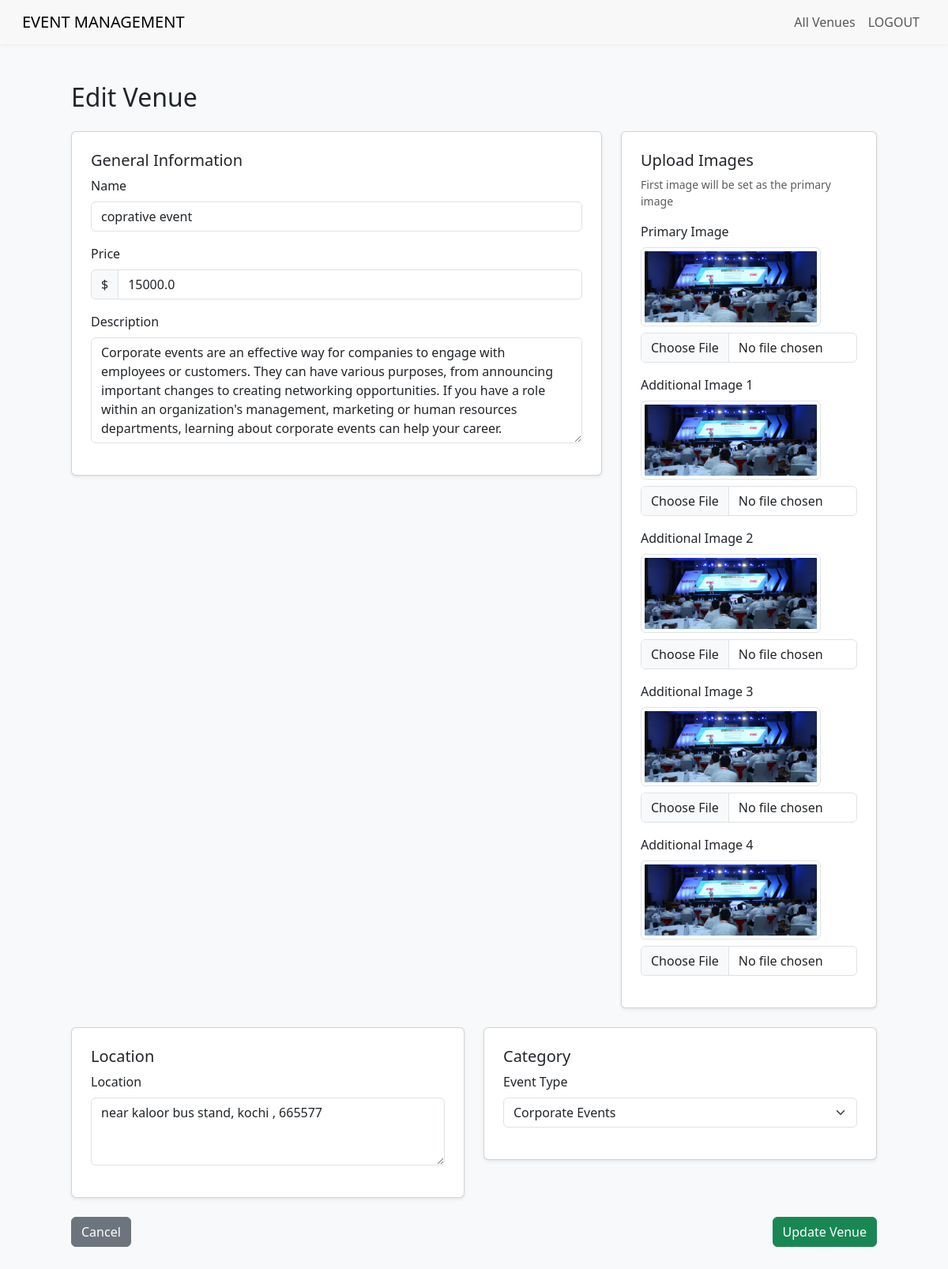
Screenshot of /admin_edit/2/ (signed in) with the database file from the repository.
### Aura/models.py (models this page shows, shortened)
class Product(models.Model):
    name= models.CharField(max_length=250)
    price= models.FloatField()
    image= models.ImageField(upload_to='product/')
    image1 = models.ImageField(upload_to='path/to/upload/', null=True, blank=True)
    image2 = models.ImageField(upload_to='path/to/upload/', null=True, blank=True)
    image3 = models.ImageField(upload_to='path/to/upload/', null=True, blank=True)
    image4 = models.ImageField(upload_to='path/to/upload/', null=True, blank=True)
    description= models.TextField()
    location=models.TextField()
    event= models.ForeignKey(event, on_delete=models.CASCADE,null=True)
    capacity=models.TextField()

class event(models.Model):
    name = models.CharField(max_length=250)

### Aura/views.py (the view, shortened to what this page needs)
# urls.py: path('admin_edit/<int:product_id>/', views.admin_edit, name='admin_edit'),
@login_required
def admin_edit(request, product_id):
    product = get_object_or_404(Product, id=product_id)
    events = event.objects.all()
    context = {
        'product': product,
        'events': events,
    }
    return render(request, 'admin_add.html', context)

### Aura/templates/admin_add.html (shortened to what this page needs)
{% load static %}
<!DOCTYPE html>
<html lang="en">
<head>
  <link href="https://cdn.jsdelivr.net/npm/bootstrap@5.3.2/dist/css/bootstrap.min.css" rel="stylesheet">
</head>
<body class="bg-light">
  <nav class="navbar navbar-expand-lg navbar-light">
    <div class="container-fluid">
      <a class="navbar-brand" href="{% url 'admin_page' %}">
        <span class="brand-text">EVENT MANAGEMENT</span>
      </a>
      <div class="collapse navbar-collapse" id="navbarNav">
        <ul class="navbar-nav ms-auto">
          <li class="nav-item">
            <a class="nav-link" href="{% url 'admin_page' %}">
               All Venues
            </a>
          </li>
            {% if user.is_authenticated %}
            <li class="nav-item">
                <a class="nav-link" href="{% url 'signout' %}">LOGOUT</a>
            </li>
            {% else %}
            <li class="nav-item">
                <a class="nav-link" href="{% url 'signin' %}">LOGIN</a>
            </li>
            {% endif %}
        </ul>
      </div>
    </div>
  </nav>
  <div class="container py-5">
    <h2 class="mb-4">{% if product %}Edit{% else %}Add New{% endif %} Venue</h2>
    <form method="POST" enctype="multipart/form-data" class="row g-4">
      <div class="col-lg-8">
        <div class="card p-4 shadow-sm">
          <h5>General Information</h5>
          <div class="mb-3">
            <label for="productName" class="form-label">Name</label>
            <input type="text" name="name" class="form-control" id="productName" value="{% if product %}{{ product.name }}{% endif %}" required>
          </div>
          <div class="mb-3">
            <label for="productPrice" class="form-label">Price</label>
            <div class="input-group">
              <span class="input-group-text">$</span>
              <input type="number" step="0.01" name="price" class="form-control" id="productPrice" value="{% if product %}{{ product.price }}{% endif %}" required>
            </div>
          </div>
          <div class="mb-3">
            <label for="productDescription" class="form-label">Description</label>
            <textarea class="form-control" name="description" id="productDescription" rows="5" required>{% if product %}{{ product.description }}{% endif %}</textarea>
          </div>
        </div>
      </div>
      <div class="col-lg-4">
        <div class="card p-4 shadow-sm">
          <h5>Upload Images</h5>
          <p class="small text-muted">First image will be set as the primary image</p>
          <div class="mb-3">
            <label for="uploadImg1" class="form-label">Primary Image</label>
            {% if product and product.image %}
              <div class="mb-2">
                <img src="{{ product.image.url }}" class="img-thumbnail" style="max-height: 100px;">
              </div>
            {% endif %}
            <input class="form-control" name="image" type="file" id="uploadImg1">
          </div>
          <div class="mb-3">
            <label for="uploadImg2" class="form-label">Additional Image 1</label>
            {% if product and product.image1 %}
              <div class="mb-2">
                <img src="{{ product.image1.url }}" class="img-thumbnail" style="max-height: 100px;">
              </div>
            {% endif %}
            <input class="form-control" name="image1" type="file" id="uploadImg2">
          </div>
          <div class="mb-3">
            <label for="uploadImg3" class="form-label">Additional Image 2</label>
            {% if product and product.image2 %}
              <div class="mb-2">
                <img src="{{ product.image2.url }}" class="img-thumbnail" style="max-height: 100px;">
              </div>
            {% endif %}
            <input class="form-control" name="image2" type="file" id="uploadImg3">
          </div>
          <div class="mb-3">
            <label for="uploadImg4" class="form-label">Additional Image 3</label>
            {% if product and product.image3 %}
              <div class="mb-2">
                <img src="{{ product.image3.url }}" class="img-thumbnail" style="max-height: 100px;">
              </div>
            {% endif %}
            <input class="form-control" name="image3" type="file" id="uploadImg4">
          </div>
          <div class="mb-3">
            <label for="uploadImg5" class="form-label">Additional Image 4</label>
            {% if product and product.image4 %}
              <div class="mb-2">
                <img src="{{ product.image4.url }}" class="img-thumbnail" style="max-height: 100px;">
              </div>
            {% endif %}
            <input class="form-control" name="image4" type="file" id="uploadImg5">
          </div>
        </div>
      </div>
      <div class="col-lg-6">
        <div class="card p-4 shadow-sm">
          <h5>Location</h5>
          <div class="mb-3">
            <label for="venueLocation" class="form-label">Location</label>
            <textarea class="form-control" name="location" id="venueLocation" rows="3">{% if product %}{{ product.location }}{% endif %}</textarea>
          </div>
        </div>
      </div>
      <div class="col-lg-6">
        <div class="card p-4 shadow-sm">
          <h5>Category</h5>
          <div class="mb-3">
            <label for="category" class="form-label">Event Type</label  >
            <select class="form-select" id="category" name="event">
              {% for event_type in events %}
                <option value="{{ event_type.id }}" {% if product and product.event_id == event_type.id %}selected{% endif %}>{{ event_type.name }}</option>
              {% endfor %}
            </select>
          </div>
        </div>
      </div>
      <div class="col-12 d-flex justify-content-between gap-3">
        <a href="{% url 'admin_page' %}" class="btn btn-secondary">Cancel</a>
        <button type="submit" class="btn btn-success">{% if product %}Update{% else %}Add{% endif %} Venue</button>
      </div>
    </form>
  </div>
</body>
</html>

### Aura/templates/admin_add.html (style rules this page uses)
.navbar { background-color: #f8f8f8; padding: 0.5rem 1rem; box-shadow: 0 2px 4px rgba(0,0,0,0.05); }
.container { padding-left: 5%; padding-right: 5%; }

### rows the page displays
Product: name "coprative event", price "15000.0", description "Corporate events are an effective way for companies to engage with employees or customers. They can have various purposes, from announcing important changes to creating networking opportunities. If you have a role within an organization's management, marketing or human resources departments, learning about corporate events can help your career.", image (picture), image1 (picture), image2 (picture), image3 (picture), image4 (picture), location "near kaloor bus stand, kochi , 665577", event "Corporate Events"
